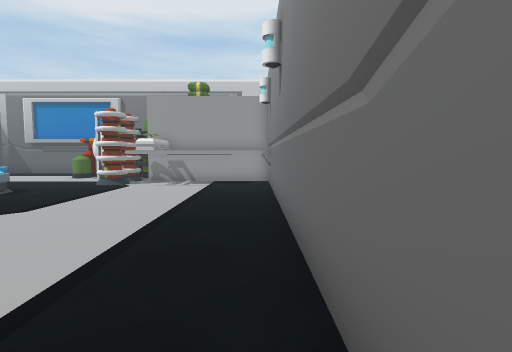
view 1 (above)

15 first-person views from a walk through a 3-D level made in the Unity game engine. The camera is 1.3 m above the floor, tilts 4° down and sees 80° across. The floor is counted in squares, 1 m on a side. Each view is taken from the middle of a square. On the plan, view 1 faces up. The plan holds only what a view shows up to about 14 squares ahead; the rest is blank. The place goes on beyond the plan. The player character is not drawn.

view 2
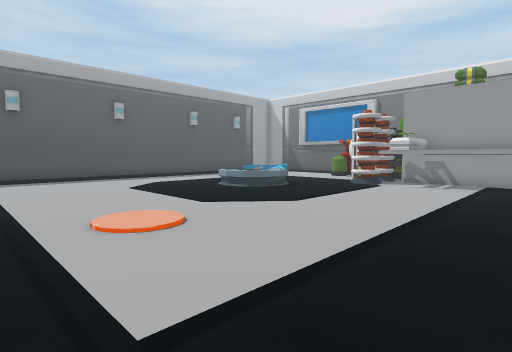

view 3
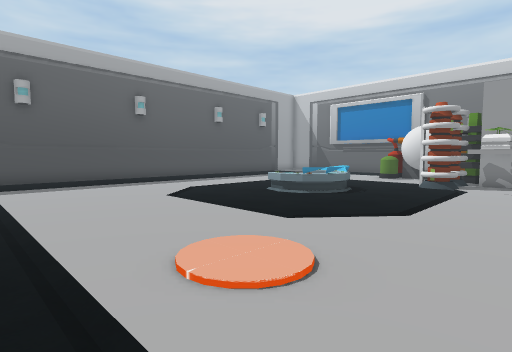

view 4
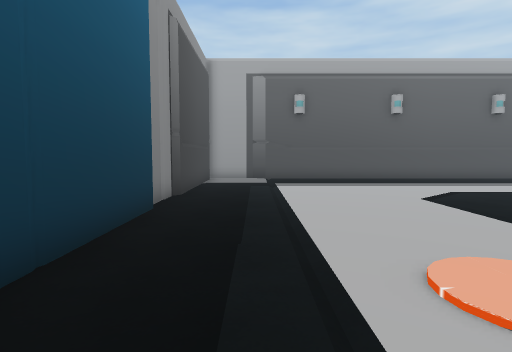

view 5
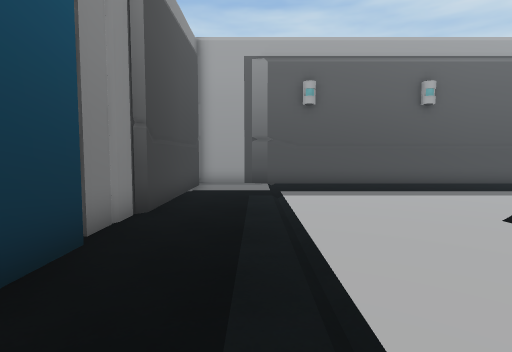

view 6
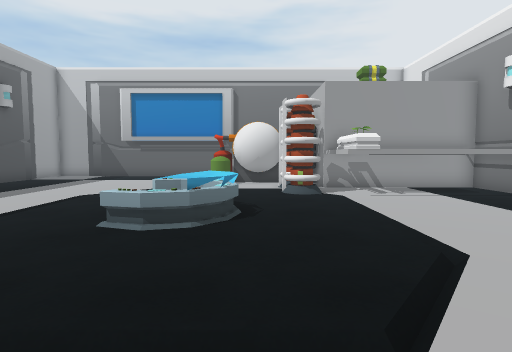

view 7
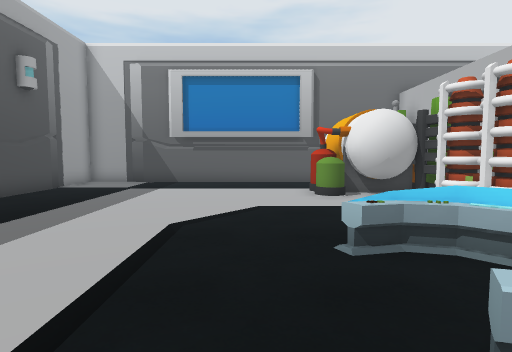

view 8
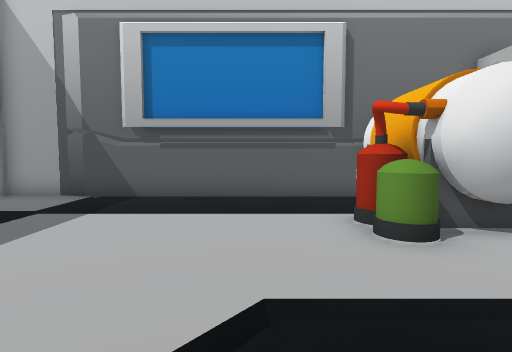

view 9
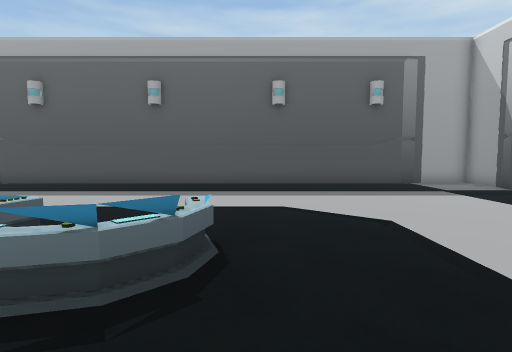

view 10
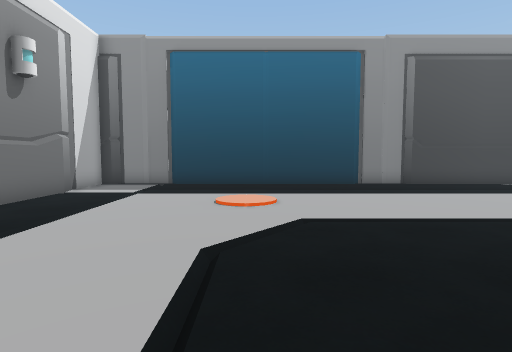

view 11
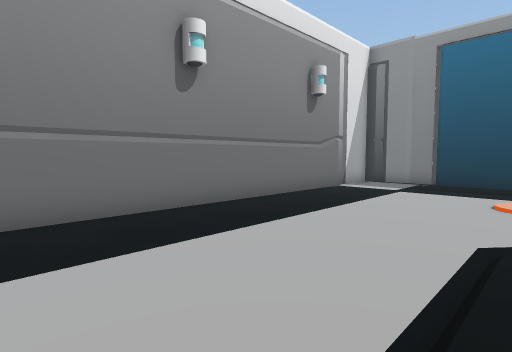

view 12
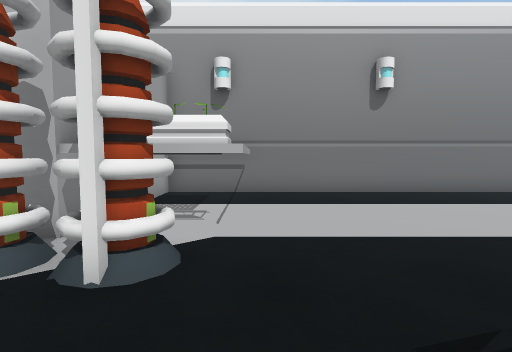

view 13
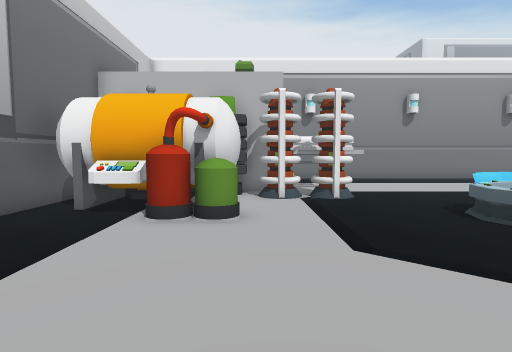

view 14
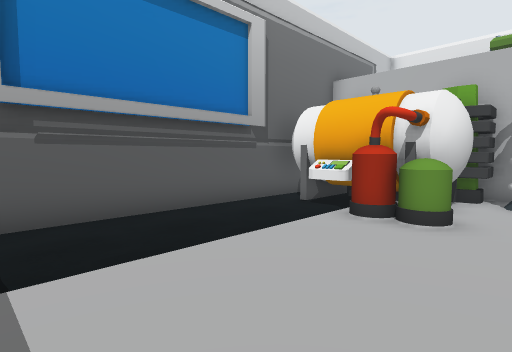

view 15
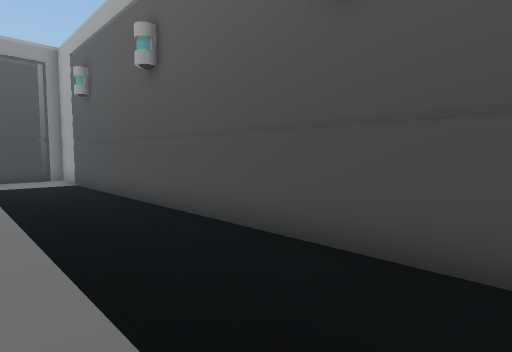

### Floor plan
Key: @ floor where view 1 was taken; # wall or solid block; x gap in a wall; . floor; / step, stairs or slope; ^ raised ledge; O other object.
Columns run from 20 left of view 1 to 1 right of it. Each row starts with its distance up from view 1.
 22 #############
 21 #...........OO
 20 #..........O#OO
 19 #..........O#OO
 18 #.........OO#OO
 17 #.........OOOOO#
 16 #.............O##
 15 #............OOO######
 14 #............OO#^   ^#
 13 #............OO#^^^^^#
 12 #..............#x^^^^#
 11 #........OOO.........#
 10 #..........O.........#
  9 #........O.O.........#
  8 #.........O..........#
  7 #....................#
  6 #....................#
  5 #.......//////.......#
  4 #....................#
  3 #..............O.....#
  2 #....................#
  1 #....................#
  0 #...................@#
 -1 #....................#
 -2 #....................#
 -3 ######################

Positions as (right, up) in squares from view 1, and headings:
1: (0, 0), facing up
2: (0, 0), facing up-left
3: (-3, 0), facing up-left
4: (-3, 0), facing left
5: (-6, 0), facing left
6: (-8, 3), facing up
7: (-12, 7), facing up
8: (-12, 12), facing up
9: (-6, 12), facing left
10: (-6, 11), facing down
11: (-6, 12), facing down-right
12: (-10, 12), facing right
13: (-16, 16), facing right
14: (-16, 15), facing up-right
15: (-16, 15), facing down-left
